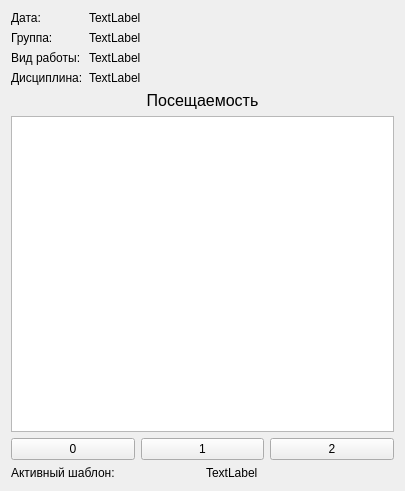
<?xml version="1.0" encoding="UTF-8"?>
<ui version="4.0">
 <class>TableVisit</class>
 <widget class="QWidget" name="TableVisit">
  <property name="geometry">
   <rect>
    <x>0</x>
    <y>0</y>
    <width>405</width>
    <height>491</height>
   </rect>
  </property>
  <property name="windowTitle">
   <string>Form</string>
  </property>
  <layout class="QGridLayout" name="gridLayout_2">
   <item row="0" column="0">
    <layout class="QFormLayout" name="formLayout">
     <item row="0" column="0">
      <widget class="QLabel" name="label_2">
       <property name="text">
        <string>Дата:</string>
       </property>
      </widget>
     </item>
     <item row="0" column="1">
      <widget class="QLabel" name="label_3">
       <property name="text">
        <string>TextLabel</string>
       </property>
      </widget>
     </item>
     <item row="1" column="0">
      <widget class="QLabel" name="label_4">
       <property name="text">
        <string>Группа:</string>
       </property>
      </widget>
     </item>
     <item row="1" column="1">
      <widget class="QLabel" name="label_5">
       <property name="text">
        <string>TextLabel</string>
       </property>
      </widget>
     </item>
     <item row="2" column="0">
      <widget class="QLabel" name="label_8">
       <property name="text">
        <string>Вид работы:</string>
       </property>
      </widget>
     </item>
     <item row="2" column="1">
      <widget class="QLabel" name="label_9">
       <property name="text">
        <string>TextLabel</string>
       </property>
      </widget>
     </item>
     <item row="3" column="0">
      <widget class="QLabel" name="label_6">
       <property name="text">
        <string>Дисциплина:</string>
       </property>
      </widget>
     </item>
     <item row="3" column="1">
      <widget class="QLabel" name="label_7">
       <property name="text">
        <string>TextLabel</string>
       </property>
      </widget>
     </item>
    </layout>
   </item>
   <item row="1" column="0">
    <widget class="QLabel" name="label">
     <property name="font">
      <font>
       <pointsize>12</pointsize>
      </font>
     </property>
     <property name="text">
      <string>Посещаемость</string>
     </property>
     <property name="alignment">
      <set>Qt::AlignCenter</set>
     </property>
    </widget>
   </item>
   <item row="2" column="0">
    <layout class="QVBoxLayout" name="verticalLayout">
     <item>
      <widget class="QTableView" name="tableView"/>
     </item>
    </layout>
   </item>
   <item row="3" column="0">
    <layout class="QGridLayout" name="gridLayout">
     <item row="0" column="1">
      <widget class="QPushButton" name="pushButton">
       <property name="text">
        <string>1</string>
       </property>
      </widget>
     </item>
     <item row="0" column="0">
      <widget class="QPushButton" name="pushButton_2">
       <property name="text">
        <string>0</string>
       </property>
      </widget>
     </item>
     <item row="0" column="2">
      <widget class="QPushButton" name="pushButton_4">
       <property name="text">
        <string>2</string>
       </property>
      </widget>
     </item>
    </layout>
   </item>
   <item row="4" column="0">
    <layout class="QHBoxLayout" name="horizontalLayout">
     <item>
      <widget class="QLabel" name="label_10">
       <property name="text">
        <string>Активный шаблон:</string>
       </property>
      </widget>
     </item>
     <item>
      <widget class="QLabel" name="label_11">
       <property name="text">
        <string>TextLabel</string>
       </property>
      </widget>
     </item>
    </layout>
   </item>
  </layout>
 </widget>
 <resources/>
 <connections/>
</ui>
